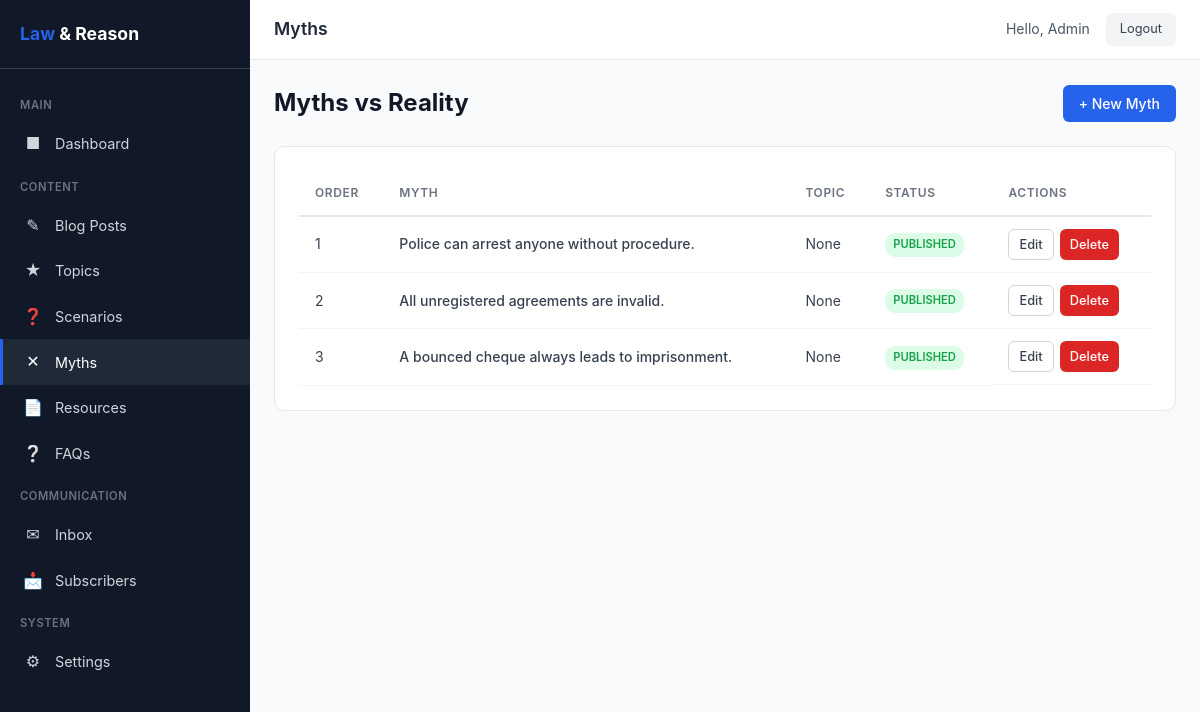
The app's page /admin/myths.php (signed in) with its own data.
### tables this page shows
CREATE TABLE myths (
    id INT AUTO_INCREMENT PRIMARY KEY,
    slug VARCHAR(150) NOT NULL UNIQUE,
    myth_en VARCHAR(500) NOT NULL,
    myth_hi VARCHAR(500) NOT NULL,
    reality_en TEXT NOT NULL,
    reality_hi TEXT NOT NULL,
    detail_content_en LONGTEXT NULL,
    detail_content_hi LONGTEXT NULL,
    icon VARCHAR(50) DEFAULT NULL,
    topic_id INT NULL,
    meta_title_en VARCHAR(160),
    meta_title_hi VARCHAR(160),
    meta_description_en VARCHAR(320),
    meta_description_hi VARCHAR(320),
    sort_order INT DEFAULT 0,
    is_published TINYINT(1) DEFAULT 1,
    created_at DATETIME DEFAULT CURRENT_TIMESTAMP,
    updated_at DATETIME DEFAULT CURRENT_TIMESTAMP ON UPDATE CURRENT_TIMESTAMP,
    FOREIGN KEY (topic_id) REFERENCES topics(id) ON DELETE SET NULL
);

### includes/helpers.php (called while the page is built, shortened)
<?php
require_once __DIR__ . '/security.php';
function truncateText($text, $length = 150) {
    $text = strip_tags($text);
    if (mb_strlen($text) <= $length) return $text;
    return mb_substr($text, 0, $length) . '...';
}

### includes/security.php (called while the page is built, shortened)
<?php
function generateCSRFToken() {
    return $_SESSION[CSRF_TOKEN_NAME];
}

### admin/myths.php (the view, shortened to what this page needs)
<?php
require_once __DIR__ . '/includes/admin-header.php';
$db = getDB();
$myths = $db->query("SELECT m.id, m.myth_en, m.slug, m.icon, m.sort_order, m.is_published, m.created_at, t.title_en as topic_name
    FROM myths m LEFT JOIN topics t ON m.topic_id = t.id
    ORDER BY m.sort_order ASC")->fetchAll();
$csrfToken = generateCSRFToken();
?>
<div class="page-header">
    <h1>Myths vs Reality</h1>
    <a href="/admin/myth-edit.php" class="btn btn-primary">+ New Myth</a>
</div>
<div class="card">
    <?php if (empty($myths)): ?>
        <p style="color: var(--gray-500); text-align: center; padding: 40px;">No myths yet. <a href="/admin/myth-edit.php" style="color: var(--primary);">Create your first myth</a>.</p>
    <?php else: ?>
        <table class="admin-table">
            <thead>
                <tr>
                    <th>Order</th>
                    <th>Myth</th>
                    <th>Topic</th>
                    <th>Status</th>
                    <th>Actions</th>
                </tr>
            </thead>
            <tbody>
                <?php foreach ($myths as $myth): ?>
                <tr>
                    <td><?= $myth['sort_order'] ?></td>
                    <td style="font-weight: 500;"><?= htmlspecialchars(truncateText($myth['myth_en'], 60)) ?></td>
                    <td><?= htmlspecialchars($myth['topic_name'] ?: 'None') ?></td>
                    <td>
                        <?php if ($myth['is_published']): ?>
                            <span class="badge badge-success">Published</span>
                        <?php else: ?>
                            <span class="badge badge-warning">Draft</span>
                        <?php endif; ?>
                    </td>
                    <td class="actions">
                        <a href="/admin/myth-edit.php?id=<?= $myth['id'] ?>" class="btn btn-sm btn-outline">Edit</a>
                        <a href="/admin/myths.php?delete=<?= $myth['id'] ?>&token=<?= $csrfToken ?>"
                           class="btn btn-sm btn-danger"
                           data-confirm="Are you sure you want to delete this myth?">Delete</a>
                    </td>
                </tr>
                <?php endforeach; ?>
            </tbody>
        </table>
    <?php endif; ?>
</div>
<?php require_once __DIR__ . '/includes/admin-footer.php'; ?>

### admin/includes/admin-header.php (style rules this page uses)
:root { --primary: #2563eb; --primary-dark: #1d4ed8; --primary-light: #dbeafe; --success: #16a34a; --success-light: #dcfce7; --danger: #dc2626; --danger-light: #fee2e2; --warning: #d97706; --warning-light: #fef3c7; --gray-50: #f9fafb; --gray-100: #f3f4f6; --gray-200: #e5e7eb; --gray-300: #d1d5db; --gray-400: #9ca3af; --gray-500: #6b7280; --gray-600: #4b5563; --gray-700: #374151; --gray-800: #1f2937; --gray-900: #111827; --sidebar-width: 250px; }
* { margin: 0; padding: 0; box-sizing: border-box; }
body { font-family: -apple-system, BlinkMacSystemFont, 'Segoe UI', Roboto, sans-serif; background: var(--gray-50); color: var(--gray-800); line-height: 1.6; }
.card { background: #fff; border-radius: 10px; border: 1px solid var(--gray-200); padding: 24px; margin-bottom: 20px; }
.admin-table { width: 100%; border-collapse: collapse; }
.admin-table th { text-align: left; padding: 12px 16px; font-size: 0.75rem; text-transform: uppercase; letter-spacing: 0.05em; color: var(--gray-500); border-bottom: 2px solid var(--gray-200); font-weight: 600; }
.admin-table td { padding: 12px 16px; border-bottom: 1px solid var(--gray-100); font-size: 0.875rem; color: var(--gray-700); }
.btn { display: inline-flex; align-items: center; gap: 6px; padding: 8px 16px; border-radius: 6px; font-size: 0.875rem; font-weight: 500; text-decoration: none; border: none; cursor: pointer; transition: all 0.2s; line-height: 1.5; }
.btn-primary { background: var(--primary); color: #fff; }
.btn-danger { background: var(--danger); color: #fff; }
.btn-outline { background: #fff; color: var(--gray-700); border: 1px solid var(--gray-300); }
.btn-sm { padding: 5px 10px; font-size: 0.8rem; }
.badge { display: inline-block; padding: 3px 8px; border-radius: 10px; font-size: 0.7rem; font-weight: 600; text-transform: uppercase; }
.badge-success { background: var(--success-light); color: var(--success); }
.actions { display: flex; gap: 6px; }
.page-header { display: flex; justify-content: space-between; align-items: center; margin-bottom: 24px; }
.page-header h1 { font-size: 1.5rem; font-weight: 700; color: var(--gray-900); }

### records on screen
myths: sort_order "1", myth_en "Police can arrest anyone without procedure.", topic_name "None", is_published "PUBLISHED"
myths: sort_order "2", myth_en "All unregistered agreements are invalid.", topic_name "None", is_published "PUBLISHED"
myths: sort_order "3", myth_en "A bounced cheque always leads to imprisonment.", topic_name "None", is_published "PUBLISHED"

### other values on screen
$pageTitle "Myths"
$adminName "Admin"
